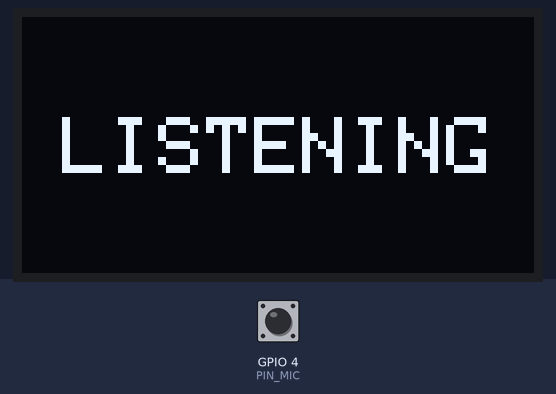
Simulated run of this sketch. Board: ESP32. On the bench: 128×64 one-colour display. The test bench sets the inputs (shaded band); at power-on: GPIO 4 (PIN_MIC) LOW. What the sketch prints to the serial monitor is not drawn.

Above: at 1.4 s.
1.5 s: GPIO 4 (PIN_MIC) driven HIGH
At 2.3 s:
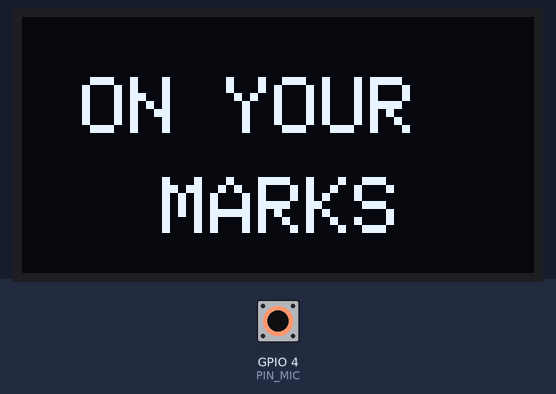
3.0 s: GPIO 4 (PIN_MIC) pulsed LOW 2 times (0.12 s each, 0.3 s apart)
At 4.3 s:
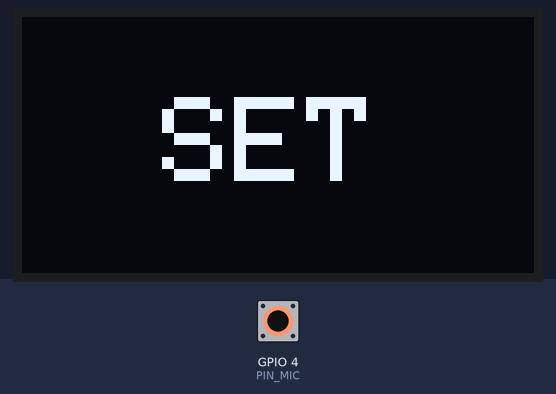
Timing chart, 0 to 6.0 s (numbered marks = the images above; inputs shaded):
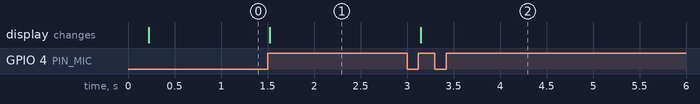

Measured:
- after the input at 1.5 s, the display: changes at once (image 1)
- after the input at 3.0 s, the display: changes after 0.15 s (image 2)

The sketch:

ReactTimeCalcV2.ino
```cpp
#include <Wire.h>
#include <SPI.h>
#include <Adafruit_GFX.h>
#include <Adafruit_SSD1306.h>

// Hardware pins
const int PIN_MIC = 4;
const int PIN_CS_BMI160 = 5;
const int PIN_SCK = 18;
const int PIN_MISO = 19;
const int PIN_MOSI = 23;

Adafruit_SSD1306 display(128, 64, &Wire, -1);

// Race parameters
const int64_t ENERGY_THRESHOLD = 800000;   // Calibrate based on starting block
const unsigned long FALSE_START_LIMIT_US = 100000; // 100 ms false start limit
const float FILTER_ALPHA = 0.05;         // IIR smoothing for baseline

enum RacePhase {
  INITIAL,
  ON_YOUR_MARKS,
  SET_AND_BASELINE,
  AWAIT_GUN_AND_MOVE,
  RESULT
};
RacePhase current_phase = INITIAL;

// Interrupt variables protected by MUX
portMUX_TYPE mux = portMUX_INITIALIZER_UNLOCKED;
volatile int sound_count = 0;
volatile unsigned long time_on_your_marks_ms = 0;
volatile unsigned long time_set_ms = 0;
volatile unsigned long time_gun_us = 0;
volatile bool gun_fired = false;
volatile bool mic_enabled = false;

float buffer_x = 0.0, buffer_y = 0.0, buffer_z = 0.0;
unsigned long movement_time_us = 0;
unsigned long display_on_time = 0;
unsigned long timer_set_start = 0;
unsigned long potential_movement_start = 0;
int samples_above_threshold = 0;

String result_message = "";
float final_reaction_time = 0.0;
bool display_updated_flag = false;

void writeBMI160Register(uint8_t reg, uint8_t value) {
  SPI.beginTransaction(SPISettings(1000000, MSBFIRST, SPI_MODE0));
  digitalWrite(PIN_CS_BMI160, LOW);
  SPI.transfer(reg & 0x7F);
  SPI.transfer(value);
  digitalWrite(PIN_CS_BMI160, HIGH);
  SPI.endTransaction();
}

void readSPIAccelerometer(int16_t* accelData) {
  SPI.beginTransaction(SPISettings(1000000, MSBFIRST, SPI_MODE0));
  digitalWrite(PIN_CS_BMI160, LOW);
  SPI.transfer(0x12 | 0x80);

  uint8_t x_lsb = SPI.transfer(0x00);
  uint8_t x_msb = SPI.transfer(0x00);
  uint8_t y_lsb = SPI.transfer(0x00);
  uint8_t y_msb = SPI.transfer(0x00);
  uint8_t z_lsb = SPI.transfer(0x00);
  uint8_t z_msb = SPI.transfer(0x00);

  digitalWrite(PIN_CS_BMI160, HIGH);
  SPI.endTransaction();

  accelData[0] = (int16_t)((x_msb << 8) | x_lsb);
  accelData[1] = (int16_t)((y_msb << 8) | y_lsb);
  accelData[2] = (int16_t)((z_msb << 8) | z_lsb);
}

void IRAM_ATTR detectGunshot() {
  if (!mic_enabled) return;

  unsigned long now_us = micros();
  unsigned long now_ms = now_us / 1000;

  // Prevent data corruption during interrupt
  portENTER_CRITICAL_ISR(&mux);

  if (sound_count == 0) {
    time_on_your_marks_ms = now_ms;
    sound_count = 1;
  }
  else if (sound_count == 1) {
    if (now_ms - time_on_your_marks_ms > 1500) {
      time_set_ms = now_ms;
      sound_count = 2;
    }
  }
  else if (sound_count == 2) {
    if (now_ms - time_set_ms > 800) {
      time_gun_us = now_us;
      gun_fired = true;
      sound_count = 3;
    }
  }

  portEXIT_CRITICAL_ISR(&mux);
}

void setup() {
  Serial.begin(115200);

  if (!display.begin(SSD1306_SWITCHCAPVCC, 0x3C)) {
    Serial.println("Error: OLED Screen not found");
    while (true);
  }
  display.setTextColor(WHITE);

  pinMode(PIN_MIC, INPUT);

  SPI.begin(PIN_SCK, PIN_MISO, PIN_MOSI, -1);
  pinMode(PIN_CS_BMI160, OUTPUT);
  digitalWrite(PIN_CS_BMI160, HIGH);
  delay(20);

  SPI.beginTransaction(SPISettings(400000, MSBFIRST, SPI_MODE0));
  digitalWrite(PIN_CS_BMI160, LOW);
  SPI.transfer(0x7F | 0x80);
  SPI.transfer(0x00);
  digitalWrite(PIN_CS_BMI160, HIGH);
  SPI.endTransaction();
  delay(50);

  writeBMI160Register(0x7E, 0x11);
  delay(50);
  writeBMI160Register(0x40, 0x2C); // 1600 Hz ODR
  delay(50);

  attachInterrupt(digitalPinToInterrupt(PIN_MIC), detectGunshot, RISING);

  current_phase = INITIAL;
}

void loop() {

  switch (current_phase) {

    case INITIAL:
      if (!display_updated_flag) {
        display.clearDisplay();
        display.setTextSize(2);
        display.setCursor(10, 25);
        display.println("LISTENING");
        display.display();

        // Atomic reset
        portENTER_CRITICAL(&mux);
        mic_enabled = false;
        sound_count = 0;
        gun_fired = false;
        portEXIT_CRITICAL(&mux);

        movement_time_us = 0;
        potential_movement_start = 0;
        samples_above_threshold = 0;

        delay(10); // Acoustic debounce
        mic_enabled = true;

        display_updated_flag = true;
      }

      if (sound_count >= 1) {
        display_updated_flag = false;
        current_phase = ON_YOUR_MARKS;
      }
      break;

    case ON_YOUR_MARKS:
      if (!display_updated_flag) {
        display.clearDisplay();
        display.setCursor(15, 15);
        display.println("ON YOUR");
        display.setCursor(35, 40);
        display.println("MARKS");
        display.display();
        Serial.println("Phase: ON YOUR MARKS");
        display_updated_flag = true;
      }

      if (millis() - time_on_your_marks_ms > 30000) {
        Serial.println("On Your Marks Timeout. Reset.");
        display_updated_flag = false;
        current_phase = INITIAL;
      }
      else if (sound_count >= 2) {
        display_updated_flag = false;
        current_phase = SET_AND_BASELINE;
      }
      break;

    case SET_AND_BASELINE:
      if (!display_updated_flag) {
        display.clearDisplay();
        display.setTextSize(3);
        display.setCursor(35, 20);
        display.println("SET");
        display.display();
        Serial.println("Phase: SET. Continuous Baseline Calculation (Zero Blind Spot)...");

        timer_set_start = millis();

        // Seed low-pass filter to prevent starting from 0
        int16_t seedData[3];
        readSPIAccelerometer(seedData);
        buffer_x = seedData[0];
        buffer_y = seedData[1];
        buffer_z = seedData[2];

        display_updated_flag = true;
        current_phase = AWAIT_GUN_AND_MOVE;
      }
      break;

    case AWAIT_GUN_AND_MOVE:
    {
      static unsigned long last_sampling_time = 0;
      if (last_sampling_time == 0) last_sampling_time = micros();

      bool is_stabilizing = (millis() - timer_set_start < 1200);

      // Safety timeout
      if (millis() - time_set_ms > 10000) {
         Serial.println("Starter Timeout. Reset.");
         last_sampling_time = 0;
         display_updated_flag = false;
         current_phase = INITIAL;
         break;
      }

      // Hardware metronome for fixed sampling rate
      if (micros() - last_sampling_time >= 625) {
        last_sampling_time += 625;

        int16_t accelData[3];
        readSPIAccelerometer(accelData);

        // Update baseline smoothly during lift (1.2s)
        if (is_stabilizing) {
           buffer_x = (1.0 - FILTER_ALPHA) * buffer_x + (FILTER_ALPHA * accelData[0]);
           buffer_y = (1.0 - FILTER_ALPHA) * buffer_y + (FILTER_ALPHA * accelData[1]);
           buffer_z = (1.0 - FILTER_ALPHA) * buffer_z + (FILTER_ALPHA * accelData[2]);
        }
        else {
           long delta_x = accelData[0] - (long)buffer_x;
           long delta_y = accelData[1] - (long)buffer_y;
           long delta_z = accelData[2] - (long)buffer_z;

           int64_t energy = ((int64_t)delta_x * delta_x) +
                            ((int64_t)delta_y * delta_y) +
                            ((int64_t)delta_z * delta_z);

           if (energy > ENERGY_THRESHOLD) {
             samples_above_threshold++;

             // Log first threshold crossing
             if (samples_above_threshold == 1) {
                potential_movement_start = micros();
             }

             // Anti-spike: requires 3 consecutive samples
             if (samples_above_threshold >= 3) {
                movement_time_us = potential_movement_start;

                last_sampling_time = 0;
                samples_above_threshold = 0;

                // Atomic read to prevent race conditions
                portENTER_CRITICAL(&mux);
                bool snap_gun_fired = gun_fired;
                unsigned long snap_time_gun = time_gun_us;
                portEXIT_CRITICAL(&mux);

                // Detect physical movement before the gunshot or missing shot
                if (!snap_gun_fired || (movement_time_us < snap_time_gun)) {
                   result_message = "FALSE:\nEARLY";
                   Serial.println("FALSE START: Movement before gun (or Ghost-Shot).");
                }
                else {
                   unsigned long raw_rt_us = movement_time_us - snap_time_gun;

                   if (raw_rt_us < FALSE_START_LIMIT_US) {
                      result_message = "FALSE:\n< 0.100s";
                      Serial.print("FALSE START (Impossible Reaction): ");
                      Serial.print(raw_rt_us / 1000000.0, 4);
                      Serial.println(" s");
                   }
                   else {
                      final_reaction_time = raw_rt_us / 1000000.0;
                      result_message = "VALID";
                      Serial.print("VALID START! RT: ");
                      Serial.println(final_reaction_time, 4);
                   }
                }

                display_updated_flag = false;
                current_phase = RESULT;
             }
           } else {
             // Reset if transient noise
             samples_above_threshold = 0;
           }
        }
      }
      break;
    }

    case RESULT:
      if (!display_updated_flag) {
        display.clearDisplay();
        display.setTextSize(2);
        display.setCursor(0, 10);

        if (result_message == "VALID") {
          display.println("RT (sec):");
          display.setTextSize(3);
          display.setCursor(0, 35);
          display.print(final_reaction_time, 3);
        } else {
          display.println(result_message);
        }
        display.display();

        display_on_time = millis();
        display_updated_flag = true;
      }

      if (millis() - display_on_time >= 10000) {
        Serial.println("System Reset.");
        display_updated_flag = false;
        current_phase = INITIAL;
      }
      break;
  }
}
```
